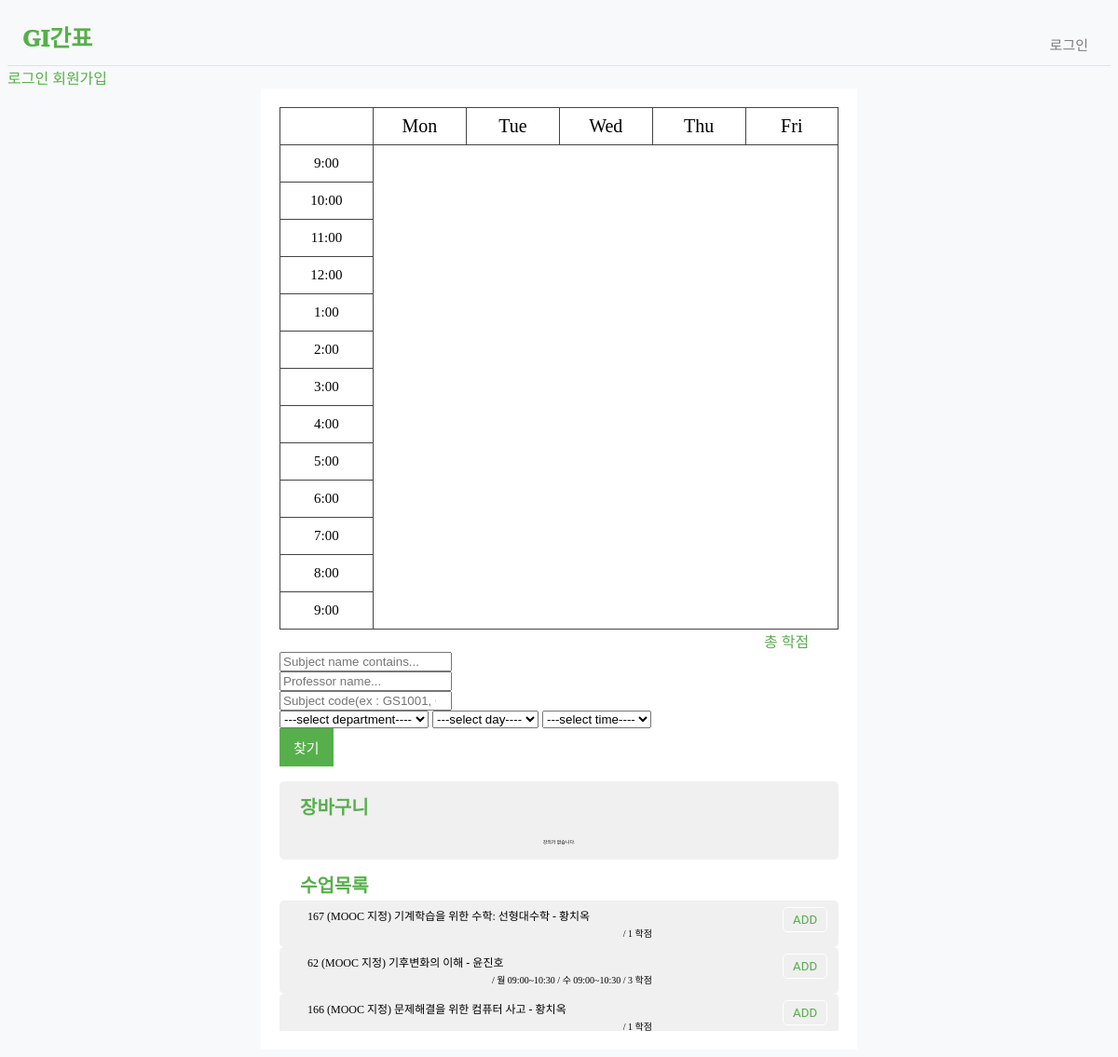
Screenshot of /timetable/ with the database file from the repository.
### timetable/models.py (models this page shows, shortened)
class SubjectInfo(models.Model):
    name=models.CharField(max_length=100, blank=True, null=True)
    code=models.CharField(max_length=100, blank=True, null=True)
    professor1=models.CharField(max_length=100, blank=True, null=True)
    professor2=models.CharField(max_length=100, blank=True, null=True)
    day1=models.CharField(max_length=1, blank=True, null=True)
    day2=models.CharField(max_length=1, blank=True, null=True)
    day3=models.CharField(max_length=1, blank=True, null=True)
    day4=models.CharField(max_length=1, blank=True, null=True)
    start_h1=models.PositiveSmallIntegerField(blank=True, null=True)
    start_m1=models.PositiveSmallIntegerField(blank=True, null=True)
    fin_h1=models.PositiveSmallIntegerField(blank=True, null=True)
    fin_m1=models.PositiveSmallIntegerField(blank=True, null=True)
    start_h2=models.PositiveSmallIntegerField(blank=True, null=True)
    start_m2=models.PositiveSmallIntegerField(blank=True, null=True)
    fin_h2=models.PositiveSmallIntegerField(blank=True, null=True)
    fin_m2=models.PositiveSmallIntegerField(blank=True, null=True)
    start_m3=models.PositiveSmallIntegerField(blank=True, null=True)
    start_h3=models.PositiveSmallIntegerField(blank=True, null=True)
    fin_h3=models.PositiveSmallIntegerField(blank=True, null=True)
    fin_m3=models.PositiveSmallIntegerField(blank=True, null=True)
    start_h4=models.PositiveSmallIntegerField(blank=True, null=True)
    start_m4=models.PositiveSmallIntegerField(blank=True, null=True)
    fin_h4=models.PositiveSmallIntegerField(blank=True, null=True)
    fin_m4=models.PositiveSmallIntegerField(blank=True, null=True)
    start_time1=models.CharField(max_length=100, blank=True, null=True)
    start_time2=models.CharField(max_length=100, blank=True, null=True)
    start_time3=models.CharField(max_length=100, blank=True, null=True)
    start_time4=models.CharField(max_length=100, blank=True, null=True)
    finish_time1=models.CharField(max_length=100, blank=True, null=True)
    finish_time2=models.CharField(max_length=100, blank=True, null=True)
    finish_time3=models.CharField(max_length=100, blank=True, null=True)
    finish_time4=models.CharField(max_length=100, blank=True, null=True)
    count = models.PositiveSmallIntegerField(blank=True, null=True)
    credit = models.PositiveSmallIntegerField(blank=True, null=True)
    department = models.CharField(max_length=100, blank=True, null=True)
    is_required = models.CharField(max_length=100, blank=True, null=True)
    is_major = models.CharField(max_length=100, blank=True, null=True)

### timetable/views.py (the view)
# urls.py: path('', views.main, name = 'main'),
def main(request):
    page = request.GET.get('page', '1')  # 페이지
    kw = request.GET.get('kw', '')  # 검색어
    subject_list = SubjectInfo.objects.order_by('name')
    if kw:
        subject_list = subject_list.filter(
            Q(name__icontains=kw) |
            Q(professor1__icontains=kw)
        )
    paginator = Paginator(subject_list, 10)
    page_obj = paginator.get_page(page)
    context = {'subject_list': page_obj, 'page': page, 'kw': kw}
    return render(request, 'timetable/main.html', context)

### templates/timetable/main.html (shortened to what this page needs)
{% load static %}
<html lang="en">
<head>
</head>
<body>
{% include "navbar.html" %}
{% if user.is_authenticated %}
<a class="nav-link" href="{% url 'timetable:mytable' user.id %}"></a>
{% else %}
<a href="{% url 'common:login' %}">로그인</a>
<a href="{% url 'common:signup' %}">회원가입</a>
{% endif %}
<div class="container my-3">
    <div class="line">
        <div>&nbsp</div>
        <div id="login_back">
            <canvas
                    id="myCanvas"
                    width="600"
                    height="560"
                    style="position: absolute"
            >
            </canvas>
            <table width="600" style="color: #121212 ">
                <tr width="10%">
                    <th id="days" >Mon</th>
                    <th id="days" >Tue</th>
                    <th id="days" >Wed</th>
                    <th id="days" >Thu</th>
                    <th id="days" >Fri</th>
                </tr>
                <tr>
                    <th >9:00</th>
                    <td ></td>
                    <td ></td>
                    <td ></td>
                    <td ></td>
                    <td ></td>
                </tr>
                <tr>
                    <th >10:00</th>
                    <td ></td>
                    <td ></td>
                    <td ></td>
                    <td ></td>
                    <td ></td>
                </tr><tr>
                <th >11:00</th>
                <td ></td>
                <td ></td>
                <td ></td>
                <td ></td>
                <td ></td>
            </tr><tr>
                <th >12:00</th>
                <td ></td>
                <td ></td>
                <td ></td>
                <td ></td>
                <td ></td>
            </tr><tr>
                <th >1:00</th>
                <td ></td>
                <td ></td>
                <td ></td>
                <td ></td>
                <td ></td>
            </tr><tr>
                <th >2:00</th>
                <td ></td>
                <td ></td>
                <td ></td>
                <td ></td>
                <td ></td>
            </tr><tr>
                <th >3:00</th>
                <td ></td>
                <td ></td>
                <td ></td>
                <td ></td>
                <td ></td>
            </tr><tr>
                <th >4:00</th>
                <td ></td>
                <td ></td>
                <td ></td>
                <td ></td>
                <td ></td>
            </tr><tr>
                <th >5:00</th>
                <td ></td>
                <td ></td>
                <td ></td>
                <td ></td>
                <td ></td>
            </tr><tr>
                <th >6:00</th>
                <td ></td>
                <td ></td>
                <td ></td>
                <td ></td>
                <td ></td>
            </tr><tr>
                <th >7:00</th>
                <td ></td>
                <td ></td>
                <td ></td>
                <td ></td>
                <td ></td>
            </tr><tr>
                <th >8:00</th>
                <td ></td>
                <td ></td>
                <td ></td>
                <td ></td>
                <td ></td>
            </tr><tr>
                <th >9:00</th>
                <td ></td>
                <td ></td>
                <td ></td>
                <td ></td>
                <td ></td>
            </tr>
            </table>
            <div style=" text-indent:520px;">
                <div id="sum">총 {{ sum }}  학점</div>
            </div>
            <div class="container my-3">
                <div class="form-group">
                    <form method="get" action="{% url 'timetable:mytable' request.user.id %}">
                        <div class="form-row">
                            <div class="form-group col-12">
                                <div class="input-group">
                                    <input class="form-control py-2 border-right-0 border" type="search" name="name" placeholder="Subject name contains..." />
                                </div>
                            </div>
                        </div>
                        <div class="form-row">
                            <div class="form-group col-12">
                                <div class="input-group">
                                    <input class="form-control py-2 border-right-0 border" type="search" name="professor" placeholder="Professor name..." />
                                </div>
                            </div>
                        </div>
                        <div class="form-row">
                            <div class="form-group col-12">
                                <div class="input-group">
                                    <input class="form-control py-2 border-right-0 border" type="search" name="code" placeholder="Subject code(ex : GS1001, GS1002 ...)" />
                                </div>
                            </div>
                        </div>
                        <select id= "department" name = "department" >
                            <option disabled selected value>---select department----</option>
                        </select>
                        <select id= "day" name = "day" >
                            <option disabled selected value>---select day----</option>
                        </select>
                        <select id= "time" name = "time" >
                            <option disabled selected value>---select time----</option>
                        </select>
                        <div class="input-group-append">
                            <button class="btn btn-outline-secondary" id="btn_search" type="submit">찾기</button>
                        </div>
                    </form>
                </div>
            </div>
            <div id="result_bag">
                <div id="result_back">
                    <div id="result">장바구니 </div></div>
                <table class = "table">
                    <tbody>
                    {% if subject_selected_list %}
                    {% for subject in subject_selected_list %}
                    <tr class="text-center">
                        <td class = "text-left">
                            <div  class="subject_button2">
                                <div id="result_bag1">
                                    {{ subject.id }}
                                    {{ subject.name }} - {{ subject.professor1 }}
                                    {{ value|linebreaks }}
                                    {% if subject.count == 1 %}
                                    / {{ subject.day1 }} {{ subject.start_time1 }}~{{ subject.finish_time1 }}
                                    {% elif subject.count == 2 %}
                                    / {{ subject.day1 }} {{ subject.start_time1 }}~{{ subject.finish_time1 }}
                                    / {{ subject.day2 }} {{ subject.start_time2 }}~{{ subject.finish_time2 }}
                                    {% elif subject.count == 3 %}
                                    {{ subject.day1 }} {{ subject.start_time1 }}~{{ subject.finish_time1 }}
                                    / {{ subject.day2 }} {{ subject.start_time2 }}~{{ subject.finish_time2 }}
                                    / {{ subject.day3 }} {{ subject.start_time3 }}~{{ subject.finish_time3 }}
                                    {% elif subject.count == 4 %}
                                    / {{ subject.day1 }} {{ subject.start_time1 }}~{{ subject.finish_time1 }}
                                    / {{ subject.day2 }} {{ subject.start_time2 }}~{{ subject.finish_time2 }}
                                    / {{ subject.day3 }} {{ subject.start_time3 }}~{{ subject.finish_time3 }}
                                    / {{ subject.day4 }} {{ subject.start_time4 }}~{{ subject.finish_time4 }}
                                    {% endif %}
                                    / {{ subject.credit }} 학점
                                </div>
                                <a href="{% url 'timetable:del' subject.id %}"><button method="get" id="button_subject_table" onclick="del">  DEL  </button></a>
                            </div>
                        </td>
                    </tr>
                    {% endfor %}
                    {% else %}
                    <tr>
                        <td colspan="3">강의가 없습니다.</td>
                    </tr>
                    {% endif %}
                    </tbody>
                </table>
            </div>
            <div class="container my-3">
                <div class = "table">
                    <div id="result_back">
                        <div id="result">수업목록 </div></div>
                    <div class="table_body">
                        {% if subject_list %}
                        {% for subject in subject_list %}
                        <div class="text-center">
                            <div class = "text-left">
                                <div id="subject_table">
                                    <div id="subject_table1" class="subject_button">
                                        <div id="subject_table1_1">
                                            {{ subject.id }}
                                            {{ subject.name }} - {{ subject.professor1 }}
                                        </div>
                                        <div id="subject_table3">
                                            <button method="get" id="button_subject_table" class="btn btn-outline-secondary" > <a href="{% url 'timetable:add' subject.id %}"> ADD </a> </button></div>
                                    </div>
                                    <div id="subject_table2">
                                        {% if subject.count == 1 %}
                                        / {{ subject.day1 }} {{ subject.start_time1 }}~{{ subject.finish_time1 }}
                                        {% elif subject.count == 2 %}
                                        / {{ subject.day1 }} {{ subject.start_time1 }}~{{ subject.finish_time1 }}
                                        / {{ subject.day2 }} {{ subject.start_time2 }}~{{ subject.finish_time2 }}
                                        {% elif subject.count == 3 %}
                                        / {{ subject.day1 }} {{ subject.start_time1 }}~{{ subject.finish_time1 }}
                                        / {{ subject.day2 }} {{ subject.start_time2 }}~{{ subject.finish_time2 }}
                                        / {{ subject.day3 }} {{ subject.start_time3 }}~{{ subject.finish_time3 }}
                                        {% elif subject.count == 4 %}
                                        / {{ subject.day1 }} {{ subject.start_time1 }}~{{ subject.finish_time1 }}
                                        / {{ subject.day2 }} {{ subject.start_time2 }}~{{ subject.finish_time2 }}
                                        / {{ subject.day3 }} {{ subject.start_time3 }}~{{ subject.finish_time3 }}
                                        / {{ subject.day4 }} {{ subject.start_time4 }}~{{ subject.finish_time4 }}
                                        {% endif %}
                                        / {{ subject.credit }} 학점
                                    </div>
                                </div>
                            </div>
                        </div>
                        {% endfor %}
                        {% else %}
                        <div>
                            <div colspan="3">강의가 없습니다.</div>
                        </div>
                        {% endif %}
                    </div>
                </div>
            </div>
        </div>
        <div>&nbsp</div>
    </div>
</div>
</html>

### rows the page displays
SubjectInfo: id "167", name "(MOOC 지정) 기계학습을 위한 수학: 선형대수학", professor1 "황치옥", credit "1"
SubjectInfo: id "62", name "(MOOC 지정) 기후변화의 이해", professor1 "윤진호", day1 "월", start_time1 "09:00", finish_time1 "10:30", day2 "수", start_time2 "09:00", finish_time2 "10:30", credit "3"
SubjectInfo: id "166", name "(MOOC 지정) 문제해결을 위한 컴퓨터 사고", professor1 "황치옥", credit "1"
